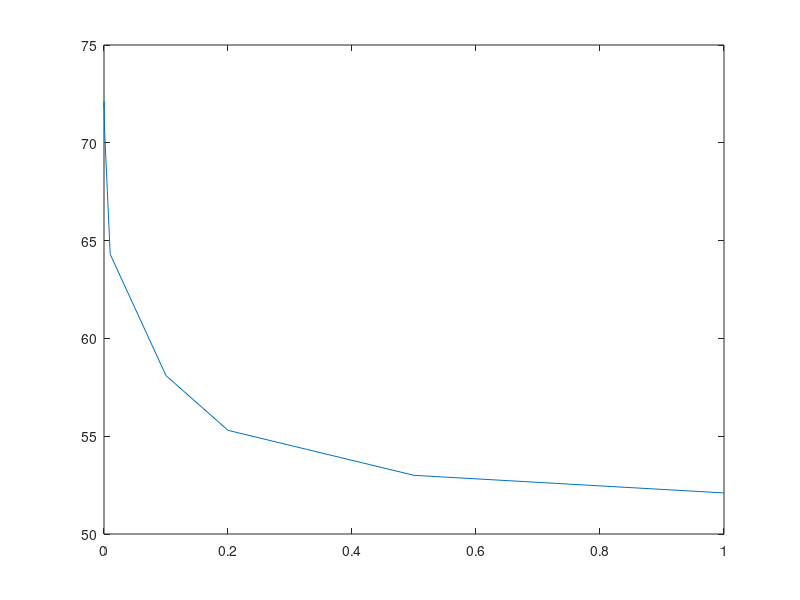

Recreate this plot in MATLAB. (Note: this script raises an error after producing the figure.)
a = [71.8,71.8,72.1,72.1,70.6,64.3,58.1,55.3,53,52.1];
lambda = [0.0000001,0.000001,0.00001,0.0001,0.001,0.01,0.1,0.2,0.5,1];

figure(1)
plot(lambda,a);
hold on;
plot(lambda,a,'R*');
title('logistic regression');
xlabel('Lambda');
ylabel('Accuracy(%)');

figure(2)
plot(log10(lambda),a);
hold on;
plot(log10(lambda),a,'R*');
title('logistic regression');
xlabel('log10 of Lambda');
ylabel('Accuracy(%)');
